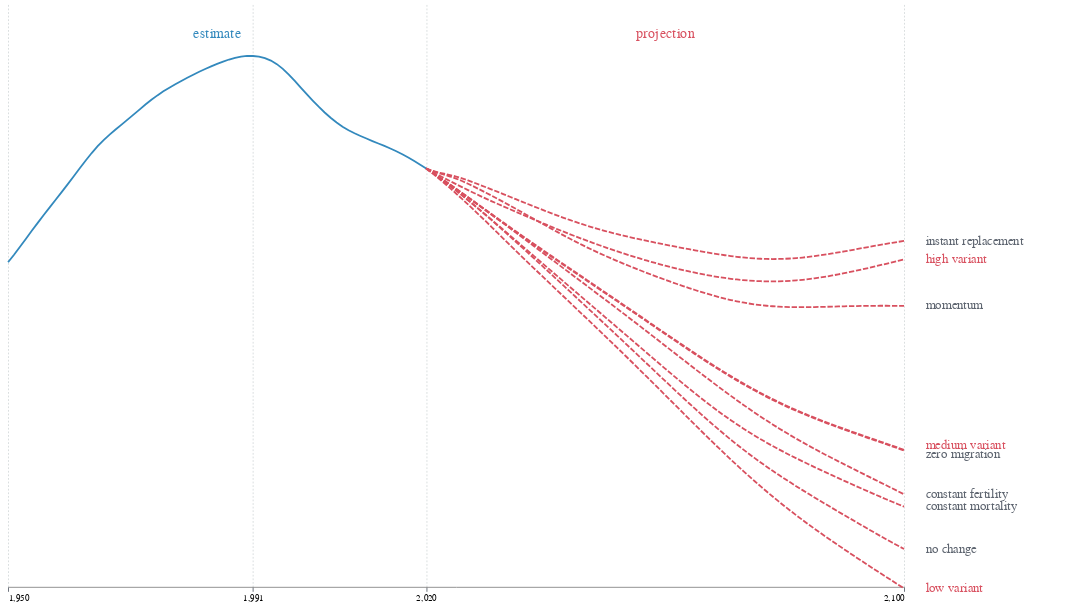

Source (notebook cell):
### Markdown cell above
## concat all together

### Code cell
final_chart = alt.hconcat(
    layer,
    label_chart
).configure_view(
    stroke=None
).configure_concat(
    spacing=0
)
final_chart

### Figure 1 — Vega-Lite specification as saved in the notebook (floating-point values rounded to 4 significant figures; data arrays with more than 128 entries replaced by an {"elided": "..."} marker saying what was removed)
{"$schema": "https://vega.github.io/schema/vega-lite/v3.4.0.json", "config": {"concat": {"spacing": 0}, "mark": {"tooltip": null}, "view": {"height": 300, "stroke": null, "width": 400}}, "datasets": {"data-14351e6737e7fcbd5a1815435c4fe4a2": {"elided": "800 records"}, "data-938928f730b7f3bfa1ed62a2a51c34c0": [{"color": "red", "position": 24.71, "text": "medium variant", "x": 0.1}, {"color": "red", "position": 37.48, "text": "high variant", "x": 0.1}, {"color": "red", "position": 14.9, "text": "low variant", "x": 0.1}, {"color": "normal", "position": 21.36, "text": "constant fertility", "x": 0.1}, {"color": "normal", "position": 38.76, "text": "instant replacement", "x": 0.1}, {"color": "normal", "position": 34.3, "text": "momentum", "x": 0.1}, {"color": "normal", "position": 24.07, "text": "zero migration", "x": 0.1}, {"color": "normal", "position": 20.51, "text": "constant mortality", "x": 0.1}, {"color": "normal", "position": 17.6, "text": "no change", "x": 0.1}], "data-9b0e8a4eef8c8c4e88420d448239e40d": [{"position": 53, "text": "estimate", "top_color": "blue", "year": 1985}, {"position": 53, "text": "projection", "top_color": "red", "year": 2060}]}, "hconcat": [{"layer": [{"data": {"name": "data-9b0e8a4eef8c8c4e88420d448239e40d"}, "encoding": {"color": {"field": "top_color", "legend": null, "scale": {"domain": ["normal", "blue", "red"], "range": ["#5D646F", "#3389BD", "#D8505F"]}, "type": "nominal"}, "text": {"field": "text", "type": "nominal"}, "x": {"axis": {"gridColor": "#CCD2D4", "gridDash": [2, 2], "gridOpacity": 0.8, "tickColor": "#5D646F", "title": null, "values": [1950, 1991, 2020, 2100]}, "field": "year", "scale": {"domain": [1950, 2100]}, "type": "quantitative"}, "y": {"axis": null, "field": "position", "scale": {"domain": [15, 55]}, "title": null, "type": "quantitative"}}, "height": 650, "mark": {"size": 16, "type": "text"}, "width": 1000}, {"data": {"name": "data-14351e6737e7fcbd5a1815435c4fe4a2"}, "encoding": {"x": {"axis": {"gridColor": "#CCD2D4", "gridDash": [2, 2], "gridOpacity": 0.8, "tickColor": "#5D646F", "title": null, "values": [1950, 1991, 2020, 2100]}, "field": "year", "scale": {"domain": [1950, 2100]}, "type": "quantitative"}, "y": {"axis": {"gridColor": "#CCD2D4", "gridDash": [2, 2], "gridOpacity": 0.8, "tickColor": "#5D646F", "tickMinStep": 5, "title": null}, "field": "population", "scale": {"domain": [15, 55]}, "type": "quantitative"}}, "height": 650, "mark": {"color": "#3389BD", "type": "line"}, "transform": [{"filter": {"equal": "estimate", "field": "type"}}], "width": 1000}, {"data": {"name": "data-14351e6737e7fcbd5a1815435c4fe4a2"}, "encoding": {"x": {"axis": {"gridColor": "#CCD2D4", "gridDash": [2, 2], "gridOpacity": 0.8, "tickColor": "#5D646F", "title": null, "values": [1950, 1991, 2020, 2100]}, "field": "year", "scale": {"domain": [1950, 2100]}, "type": "quantitative"}, "y": {"axis": {"gridColor": "#CCD2D4", "gridDash": [2, 2], "gridOpacity": 0.8, "tickColor": "#5D646F", "tickMinStep": 5, "title": null}, "field": "population", "scale": {"domain": [15, 55]}, "type": "quantitative"}}, "height": 650, "mark": {"color": "#D8505F", "strokeDash": [6, 2], "type": "line"}, "transform": [{"filter": {"equal": "medium variant", "field": "type"}}], "width": 1000}, {"data": {"name": "data-14351e6737e7fcbd5a1815435c4fe4a2"}, "encoding": {"x": {"axis": {"gridColor": "#CCD2D4", "gridDash": [2, 2], "gridOpacity": 0.8, "tickColor": "#5D646F", "title": null, "values": [1950, 1991, 2020, 2100]}, "field": "year", "scale": {"domain": [1950, 2100]}, "type": "quantitative"}, "y": {"axis": {"gridColor": "#CCD2D4", "gridDash": [2, 2], "gridOpacity": 0.8, "tickColor": "#5D646F", "tickMinStep": 5, "title": null}, "field": "population", "scale": {"domain": [15, 55]}, "type": "quantitative"}}, "height": 650, "mark": {"color": "#D8505F", "strokeDash": [6, 2], "type": "line"}, "transform": [{"filter": {"equal": "high variant", "field": "type"}}], "width": 1000}, {"data": {"name": "data-14351e6737e7fcbd5a1815435c4fe4a2"}, "encoding": {"x": {"axis": {"gridColor": "#CCD2D4", "gridDash": [2, 2], "gridOpacity": 0.8, "tickColor": "#5D646F", "title": null, "values": [1950, 1991, 2020, 2100]}, "field": "year", "scale": {"domain": [1950, 2100]}, "type": "quantitative"}, "y": {"axis": {"gridColor": "#CCD2D4", "gridDash": [2, 2], "gridOpacity": 0.8, "tickColor": "#5D646F", "tickMinStep": 5, "title": null}, "field": "population", "scale": {"domain": [15, 55]}, "type": "quantitative"}}, "height": 650, "mark": {"color": "#D8505F", "strokeDash": [6, 2], "type": "line"}, "transform": [{"filter": {"equal": "low variant", "field": "type"}}], "width": 1000}, {"data": {"name": "data-14351e6737e7fcbd5a1815435c4fe4a2"}, "encoding": {"x": {"axis": {"gridColor": "#CCD2D4", "gridDash": [2, 2], "gridOpacity": 0.8, "tickColor": "#5D646F", "title": null, "values": [1950, 1991, 2020, 2100]}, "field": "year", "scale": {"domain": [1950, 2100]}, "type": "quantitative"}, "y": {"axis": {"gridColor": "#CCD2D4", "gridDash": [2, 2], "gridOpacity": 0.8, "tickColor": "#5D646F", "tickMinStep": 5, "title": null}, "field": "population", "scale": {"domain": [15, 55]}, "type": "quantitative"}}, "height": 650, "mark": {"color": "#D8505F", "strokeDash": [6, 2], "type": "line"}, "transform": [{"filter": {"equal": "constant fertility", "field": "type"}}], "width": 1000}, {"data": {"name": "data-14351e6737e7fcbd5a1815435c4fe4a2"}, "encoding": {"x": {"axis": {"gridColor": "#CCD2D4", "gridDash": [2, 2], "gridOpacity": 0.8, "tickColor": "#5D646F", "title": null, "values": [1950, 1991, 2020, 2100]}, "field": "year", "scale": {"domain": [1950, 2100]}, "type": "quantitative"}, "y": {"axis": {"gridColor": "#CCD2D4", "gridDash": [2, 2], "gridOpacity": 0.8, "tickColor": "#5D646F", "tickMinStep": 5, "title": null}, "field": "population", "scale": {"domain": [15, 55]}, "type": "quantitative"}}, "height": 650, "mark": {"color": "#D8505F", "strokeDash": [6, 2], "type": "line"}, "transform": [{"filter": {"equal": "instant replacement", "field": "type"}}], "width": 1000}, {"data": {"name": "data-14351e6737e7fcbd5a1815435c4fe4a2"}, "encoding": {"x": {"axis": {"gridColor": "#CCD2D4", "gridDash": [2, 2], "gridOpacity": 0.8, "tickColor": "#5D646F", "title": null, "values": [1950, 1991, 2020, 2100]}, "field": "year", "scale": {"domain": [1950, 2100]}, "type": "quantitative"}, "y": {"axis": {"gridColor": "#CCD2D4", "gridDash": [2, 2], "gridOpacity": 0.8, "tickColor": "#5D646F", "tickMinStep": 5, "title": null}, "field": "population", "scale": {"domain": [15, 55]}, "type": "quantitative"}}, "height": 650, "mark": {"color": "#D8505F", "strokeDash": [6, 2], "type": "line"}, "transform": [{"filter": {"equal": "momentum", "field": "type"}}], "width": 1000}, {"data": {"name": "data-14351e6737e7fcbd5a1815435c4fe4a2"}, "encoding": {"x": {"axis": {"gridColor": "#CCD2D4", "gridDash": [2, 2], "gridOpacity": 0.8, "tickColor": "#5D646F", "title": null, "values": [1950, 1991, 2020, 2100]}, "field": "year", "scale": {"domain": [1950, 2100]}, "type": "quantitative"}, "y": {"axis": {"gridColor": "#CCD2D4", "gridDash": [2, 2], "gridOpacity": 0.8, "tickColor": "#5D646F", "tickMinStep": 5, "title": null}, "field": "population", "scale": {"domain": [15, 55]}, "type": "quantitative"}}, "height": 650, "mark": {"color": "#D8505F", "strokeDash": [6, 2], "type": "line"}, "transform": [{"filter": {"equal": "zero migration", "field": "type"}}], "width": 1000}, {"data": {"name": "data-14351e6737e7fcbd5a1815435c4fe4a2"}, "encoding": {"x": {"axis": {"gridColor": "#CCD2D4", "gridDash": [2, 2], "gridOpacity": 0.8, "tickColor": "#5D646F", "title": null, "values": [1950, 1991, 2020, 2100]}, "field": "year", "scale": {"domain": [1950, 2100]}, "type": "quantitative"}, "y": {"axis": {"gridColor": "#CCD2D4", "gridDash": [2, 2], "gridOpacity": 0.8, "tickColor": "#5D646F", "tickMinStep": 5, "title": null}, "field": "population", "scale": {"domain": [15, 55]}, "type": "quantitative"}}, "height": 650, "mark": {"color": "#D8505F", "strokeDash": [6, 2], "type": "line"}, "transform": [{"filter": {"equal": "constant mortality", "field": "type"}}], "width": 1000}, {"data": {"name": "data-14351e6737e7fcbd5a1815435c4fe4a2"}, "encoding": {"x": {"axis": {"gridColor": "#CCD2D4", "gridDash": [2, 2], "gridOpacity": 0.8, "tickColor": "#5D646F", "title": null, "values": [1950, 1991, 2020, 2100]}, "field": "year", "scale": {"domain": [1950, 2100]}, "type": "quantitative"}, "y": {"axis": {"gridColor": "#CCD2D4", "gridDash": [2, 2], "gridOpacity": 0.8, "tickColor": "#5D646F", "tickMinStep": 5, "title": null}, "field": "population", "scale": {"domain": [15, 55]}, "type": "quantitative"}}, "height": 650, "mark": {"color": "#D8505F", "strokeDash": [6, 2], "type": "line"}, "transform": [{"filter": {"equal": "no change", "field": "type"}}], "width": 1000}]}, {"data": {"name": "data-938928f730b7f3bfa1ed62a2a51c34c0"}, "encoding": {"color": {"field": "color", "legend": null, "scale": {"domain": ["normal", "red"], "range": ["#5D646F", "#D8505F"]}, "type": "nominal"}, "text": {"field": "text", "type": "nominal"}, "x": {"axis": null, "field": "x", "scale": {"domain": [0, 1]}, "title": null, "type": "quantitative"}, "y": {"axis": null, "field": "position", "scale": {"domain": [15, 55]}, "title": null, "type": "quantitative"}}, "height": 650, "mark": {"align": "left", "size": 14, "type": "text"}, "width": 200}]}
